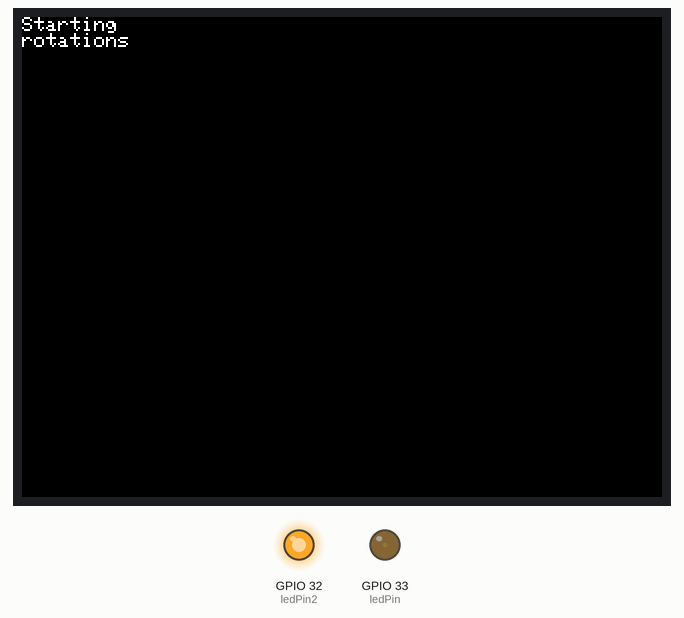
Simulated run of this sketch. Board: ESP32. Parts: 320×240 colour display, output pins drawn as LEDs (lit = HIGH). What the sketch prints to the serial monitor is not drawn.

Above: at 0.3 s.
At 9.02 s:
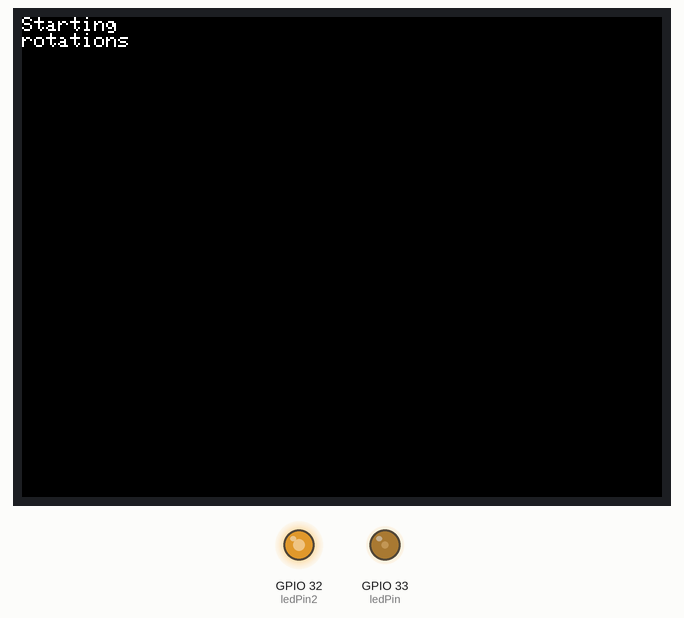
At 20.14 s:
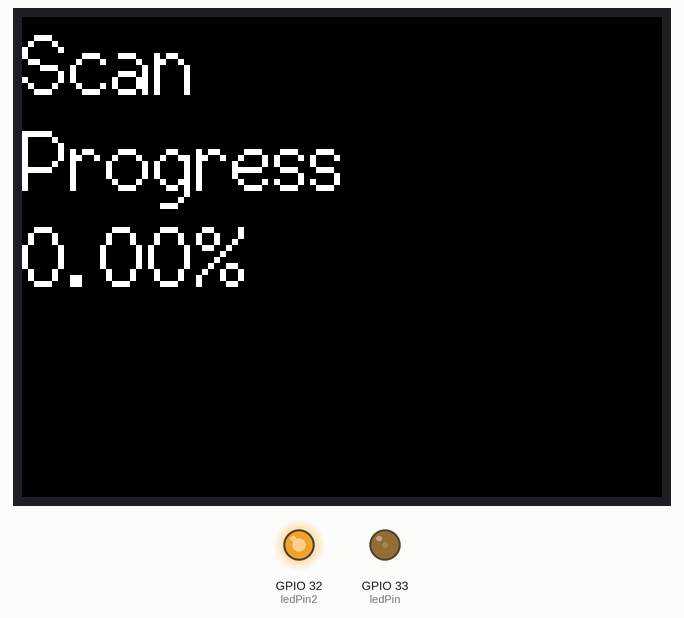
At 39.75 s:
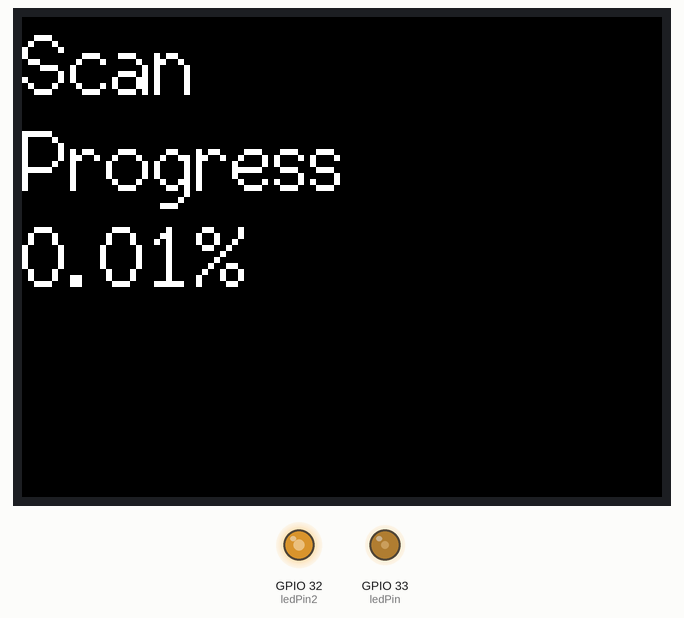
Timing chart, 0 to 40.0 s (numbered marks = the images above):
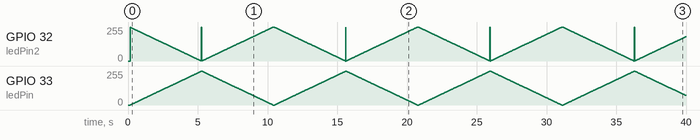

The sketch:

working_fade_test_01_24_2022.ino
```cpp
// the number of the LED pin
const int ledPin = 33;  // 16 corresponds to GPIO16
const int ledPin2 = 32;

// setting PWM properties
const int freq = 500;
const int ledChannel = 0;
const int ledChannel2 = 1;
const int resolution = 8;
int rotation = 0;
int mins = 10800; // 45 mins is around 10800
float progress = 0;

#include <TFT_eSPI.h> // Graphics and font library for ST7735 driver chip
#include <SPI.h>
#include <WiFi.h>
#include "time.h"

TFT_eSPI tft = TFT_eSPI();  // Invoke library, pins defined in User_Setup.h

#define TFT_BLACK 0x0000 // black


void setup(){
// setting up lcd
  tft.init();
  tft.setRotation(1);

  // configure LED PWM functionalitites
  ledcSetup(ledChannel, freq, resolution);
    ledcSetup(ledChannel2, freq, resolution);

  // attach the channel to the GPIO to be controlled
  ledcAttachPin(ledPin, ledChannel);
    ledcAttachPin(ledPin2, ledChannel2);
  rotation=0;
    Serial.begin(115200);
}

void loop(){
  //lcd.setCursor(0,0);
  //lcd.print("Starting rotations ");
//  tft.fillScreen(TFT_BLACK);
//  tft.setCursor(0, 0, 2);
//  tft.setTextColor(TFT_WHITE,TFT_BLACK);
//  tft.setTextSize(3);
//
//
//  tft.println("Long Test");
//  tft.println("On");
//
//  ledcWrite(ledChannel,255);
//  delay(mins*1000);
//

  tft.println("Starting");
  tft.println("rotations");


  while(rotation<=(mins/40-1)){

  // increase the LED brightness
  int dutyCycle2 = 255;
  for(int dutyCycle = 0; dutyCycle <= 255; dutyCycle++){
    dutyCycle2--;
    // changing the LED brightness with PWM
    ledcWrite(ledChannel, dutyCycle);
        ledcWrite(ledChannel2, dutyCycle2);
    Serial.println(dutyCycle);
    delay(20);
  }

  // decrease the LED brightness
  int dutyCycle = 0;
  for(int dutyCycle = 255; dutyCycle >= 0; dutyCycle--){
    dutyCycle2++;
    // changing the LED brightness with PWM
    ledcWrite(ledChannel, dutyCycle);
        ledcWrite(ledChannel2, dutyCycle2);
    Serial.println(dutyCycle);
    delay(20);
  }
rotation++;
Serial.println("Current Rotation");
Serial.println(rotation);

    //lcd.setCursor(0,0);
   progress = rotation / (mins/40.00);
    //lcd.print("scan start    ");
    //lcd.print(progress);

    tft.fillScreen(TFT_BLACK);
  tft.setCursor(0, 0, 2);
  tft.setTextColor(TFT_WHITE,TFT_BLACK);
  tft.setTextSize(3);
  tft.println("Scan");
  tft.println("Progress");
    tft.print(progress);
    tft.print("%");

}
rotation=0;
    ledcWrite(ledChannel, 0);
        ledcWrite(ledChannel2, 0);
 while(rotation<=(mins/40-1)){
  //delay(mins*250);


     progress = rotation / (mins/40.00);
    tft.fillScreen(TFT_BLACK);
  tft.setCursor(0, 0, 2);
  tft.setTextColor(TFT_WHITE,TFT_BLACK);
  tft.setTextSize(3);
  tft.println("Light");
  tft.println("Off");
    tft.print(progress);
    tft.print("%");
    Serial.println(rotation);
rotation++;
    delay(40*255);

}
 rotation=0;
}
```
